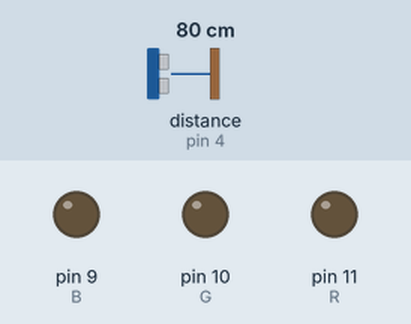
Simulated run of this sketch. Board: Arduino Uno, built with avr-gcc and run on an emulated ATmega328P. On the bench: output pins drawn as LEDs (lit = HIGH). Wiring (inferred from the names in the program): ultrasonic range finder: trigger pin 2; echo pin 4. The inputs (shaded band) are chosen by the test bench; at power-on: distance to the obstacle (sensor on pin 4) 80 cm. The echo pulse lasts 58.3 µs per cm; pins used as bus, display or sensor lines are not drawn.

Above: at 1.2 s.
1.3 s: distance to the obstacle (sensor on pin 4) set to 33 cm
2.8 s: distance to the obstacle (sensor on pin 4) set to 28 cm
At 4.0 s:
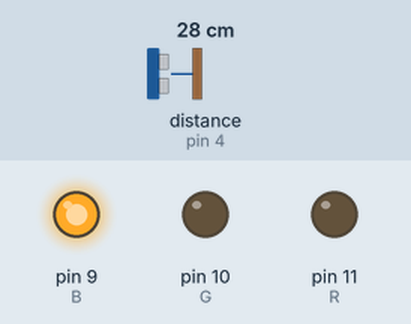
4.3 s: distance to the obstacle (sensor on pin 4) set to 17 cm
5.8 s: distance to the obstacle (sensor on pin 4) set to 13 cm
At 6.2 s:
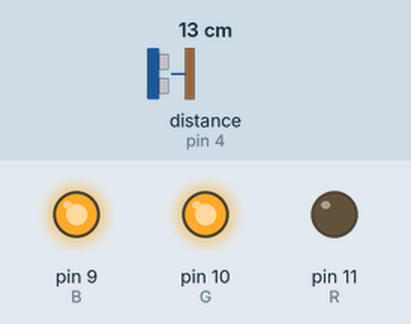
7.3 s: distance to the obstacle (sensor on pin 4) set to 9 cm
At 8.5 s:
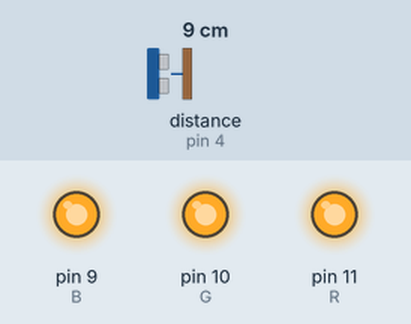
8.8 s: distance to the obstacle (sensor on pin 4) set to 35 cm
At 9.8 s:
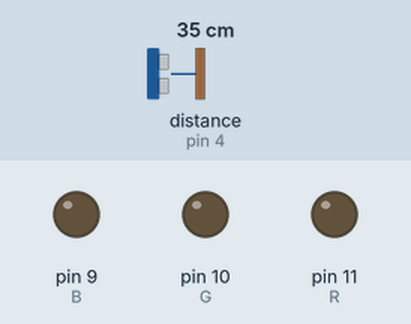
Timing chart, 0 to 11.3 s (numbered marks = the images above; inputs shaded):
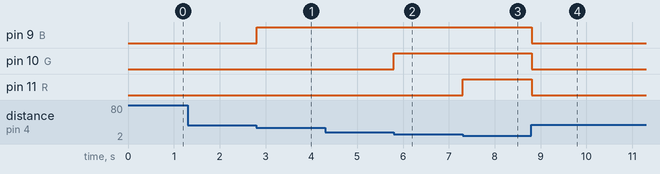

Measured:
- the behaviour switches between 31 and 30 cm on distance to the obstacle (sensor on pin 4) (found by bisection; images 0 and 1)
- the behaviour switches between 16 and 15 cm on distance to the obstacle (sensor on pin 4) (found by bisection; images 1 and 2)
- the behaviour switches between 11 and 10 cm on distance to the obstacle (sensor on pin 4) (found by bisection; images 2 and 3)
- after the input at 1.3 s, every drawn part: stays the same
- after the input at 2.8 s, pin 9 (B): LOW → HIGH at once
- after the input at 4.3 s, every drawn part: stays the same
- after the input at 5.8 s, pin 10 (G): LOW → HIGH at once
- after the input at 7.3 s, pin 11 (R): LOW → HIGH at once
- after the input at 8.8 s, pin 9 (B), pin 10 (G), pin 11 (R): HIGH → LOW at once

The sketch:

HW5_2.ino
```cpp
const int R = 11;
const int G = 10;
const int B = 9;

const int Trig = 2;
const int Echo = 4;
int Max = 200;
int Min = 0;
long T,L;

void setup() {
  pinMode(R, OUTPUT);
  pinMode(G, OUTPUT);
  pinMode(B, OUTPUT);
  pinMode(Trig, OUTPUT);
  pinMode(Echo, INPUT);

}

void loop() {
  digitalWrite(Trig, LOW); delayMicroseconds(2);
  digitalWrite(Trig, HIGH); delayMicroseconds(10);
  digitalWrite(Trig, LOW);

  T = pulseIn(Echo, HIGH);
  L = T/58.2;
  Serial.println(L);

  if( L > 0 && L<10) digitalWrite(R, HIGH);
  else if( L >=10 && L < 15) digitalWrite(G, HIGH);
  else if( L >=15 && L < 30) digitalWrite(B, HIGH);
  else {
    digitalWrite(R, LOW);
    digitalWrite(G, LOW);
    digitalWrite(B, LOW);
  }
}
```
